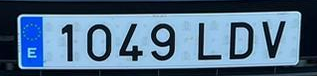
#> input picture P4/images/matricula-prueba.png, 317 x 76 px; its folder holds only this picture in this run
$ python -i matricula_ocr.py   (imports and definitions only)
#> lines starting #> are read from the running program, lines starting #| are printed output that depends on the picture; after the words box and inside, x2 and y2 are one past the last pixel; in counts of white or black regions, pixels touching at a corner belong together
#> further down, picture is the input picture: shape (76, 317, 3); mean B, G, R 135.9, 108.8, 80.5
"""OCR sencillo para recortes de matrículas."""

from __future__ import annotations

import re

import cv2
import numpy as np
import matplotlib.pyplot as plt

ALLOW = "AEIOUBCDFGHJKLMNPRSTVWXYZ0123456789"
_reader = None


# [7 lines left out: function _get_reader, not called in this run]


def _preprocesar(img: np.ndarray) -> np.ndarray:
    """Amplía y mejora el contraste para las pruebas visuales del OCR."""
    gray = cv2.cvtColor(img, cv2.COLOR_BGR2GRAY)
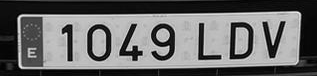
#> gray: shape (76, 317); min 1, max 246, mean 103.4
    gray = cv2.resize(gray, None, fx=3, fy=3, interpolation=cv2.INTER_CUBIC)
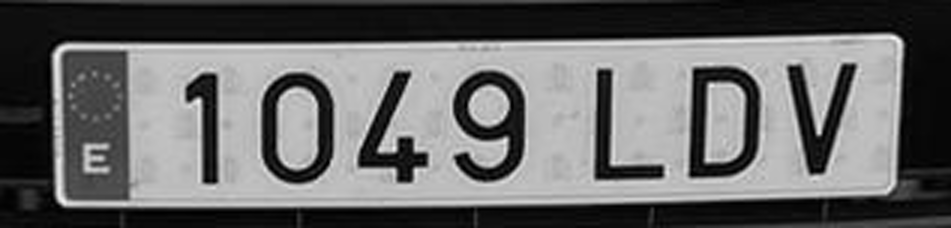
#> gray: shape (228, 951); min 0, max 249, mean 103.4
    gray = cv2.bilateralFilter(gray, d=11, sigmaColor=17, sigmaSpace=17)
    gray = cv2.createCLAHE(clipLimit=2.0, tileGridSize=(8, 8)).apply(gray)
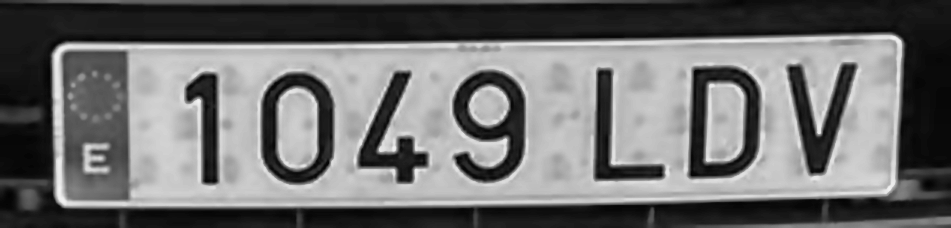
#> gray: shape (228, 951); min 3, max 243, mean 111
    thresh = cv2.threshold(gray, 0, 255, cv2.THRESH_BINARY + cv2.THRESH_OTSU)[1]
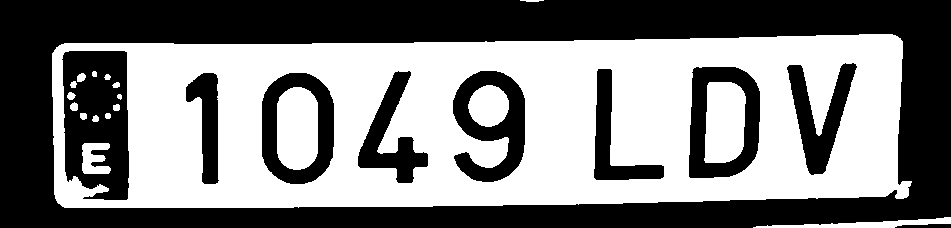
#> thresh: shape (228, 951); 50.4% white; 10 black regions, largest, box (x1, y1, x2, y2) and area: (0, 0, 951, 228) 76891, (62, 51, 129, 200) 7738, (453, 71, 525, 182) 4198
    thresh = cv2.morphologyEx(thresh, cv2.MORPH_OPEN, np.ones((2, 2), np.uint8))
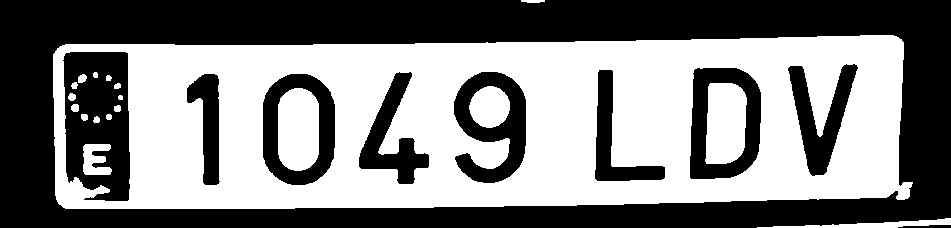
#> thresh: shape (228, 951); 50.3% white; 10 black regions, largest, box (x1, y1, x2, y2) and area: (0, 0, 951, 228) 77078, (63, 52, 130, 201) 7745, (454, 72, 526, 183) 4198
    if np.mean(thresh) < 127:
        thresh = 255 - thresh
    return thresh

def _es_formato_matricula(texto: str) -> bool:
    return len(texto) > 4

# [47 lines left out: functions leer_matricula, extraer_texto, not called in this run]


def leer_matricula_easyocr(img: np.ndarray) -> tuple[str, float, bool]:
    """Alias conservado para código que usaba el nombre anterior."""
    return leer_matricula(img)


# [54 lines left out: functions leer_matricula_para_prueba, mostrar_comparativa, comprobar_evaluacion, evaluar, not called in this run]

>>> import cv2
>>> picture = cv2.imread('../images/matricula-prueba.png')
>>> result = _preprocesar(picture)
